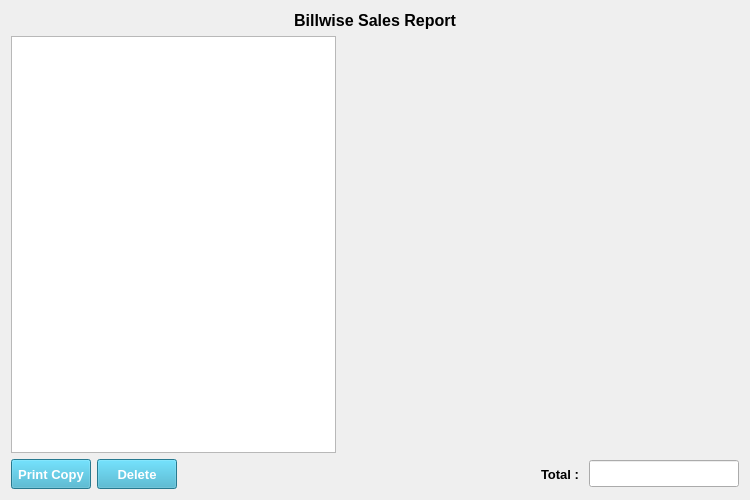
<?xml version="1.0" encoding="UTF-8"?>
<ui version="4.0">
 <class>BillwiseReport</class>
 <widget class="QWidget" name="BillwiseReport">
  <property name="geometry">
   <rect>
    <x>0</x>
    <y>0</y>
    <width>750</width>
    <height>500</height>
   </rect>
  </property>
  <property name="font">
   <font>
    <family>Microsoft YaHei UI</family>
    <pointsize>10</pointsize>
   </font>
  </property>
  <property name="windowTitle">
   <string>Form</string>
  </property>
  <layout class="QVBoxLayout" name="verticalLayout">
   <item>
    <widget class="QLabel" name="label">
     <property name="font">
      <font>
       <family>Microsoft YaHei UI</family>
       <pointsize>12</pointsize>
       <weight>75</weight>
       <bold>true</bold>
      </font>
     </property>
     <property name="text">
      <string>Billwise Sales Report</string>
     </property>
     <property name="alignment">
      <set>Qt::AlignCenter</set>
     </property>
    </widget>
   </item>
   <item>
    <layout class="QHBoxLayout" name="appBarLayout"/>
   </item>
   <item>
    <layout class="QVBoxLayout" name="filterLayout"/>
   </item>
   <item>
    <layout class="QHBoxLayout" name="horizontalLayout" stretch="1,4">
     <item>
      <layout class="QVBoxLayout" name="verticalLayout_2">
       <item>
        <widget class="QTextEdit" name="textEdit">
         <property name="minimumSize">
          <size>
           <width>325</width>
           <height>0</height>
          </size>
         </property>
        </widget>
       </item>
      </layout>
     </item>
     <item>
      <layout class="QVBoxLayout" name="tableLayout"/>
     </item>
    </layout>
   </item>
   <item>
    <layout class="QHBoxLayout" name="horizontalLayout_3">
     <item>
      <widget class="QPushButton" name="printCopy">
       <property name="minimumSize">
        <size>
         <width>80</width>
         <height>30</height>
        </size>
       </property>
       <property name="font">
        <font>
         <family>Microsoft YaHei UI</family>
         <pointsize>10</pointsize>
         <weight>75</weight>
         <bold>true</bold>
        </font>
       </property>
       <property name="styleSheet">
        <string notr="true">background-color: rgb(55, 169, 200);
color: rgb(255, 255, 255);</string>
       </property>
       <property name="text">
        <string>Print Copy</string>
       </property>
      </widget>
     </item>
     <item>
      <widget class="QPushButton" name="deleteButton">
       <property name="minimumSize">
        <size>
         <width>80</width>
         <height>30</height>
        </size>
       </property>
       <property name="font">
        <font>
         <family>Microsoft YaHei UI</family>
         <pointsize>10</pointsize>
         <weight>75</weight>
         <bold>true</bold>
        </font>
       </property>
       <property name="styleSheet">
        <string notr="true">background-color: rgb(55, 169, 200);
color: rgb(255, 255, 255);</string>
       </property>
       <property name="text">
        <string>Delete</string>
       </property>
      </widget>
     </item>
     <item>
      <spacer name="horizontalSpacer_2">
       <property name="orientation">
        <enum>Qt::Horizontal</enum>
       </property>
       <property name="sizeHint" stdset="0">
        <size>
         <width>40</width>
         <height>20</height>
        </size>
       </property>
      </spacer>
     </item>
     <item>
      <widget class="QLabel" name="totalLabel">
       <property name="font">
        <font>
         <family>Microsoft YaHei UI</family>
         <pointsize>10</pointsize>
         <weight>75</weight>
         <bold>true</bold>
        </font>
       </property>
       <property name="text">
        <string>Total : </string>
       </property>
      </widget>
     </item>
     <item>
      <widget class="QLineEdit" name="totalLineEdit">
       <property name="minimumSize">
        <size>
         <width>0</width>
         <height>27</height>
        </size>
       </property>
       <property name="maximumSize">
        <size>
         <width>150</width>
         <height>16777215</height>
        </size>
       </property>
      </widget>
     </item>
    </layout>
   </item>
  </layout>
 </widget>
 <resources/>
 <connections/>
</ui>
